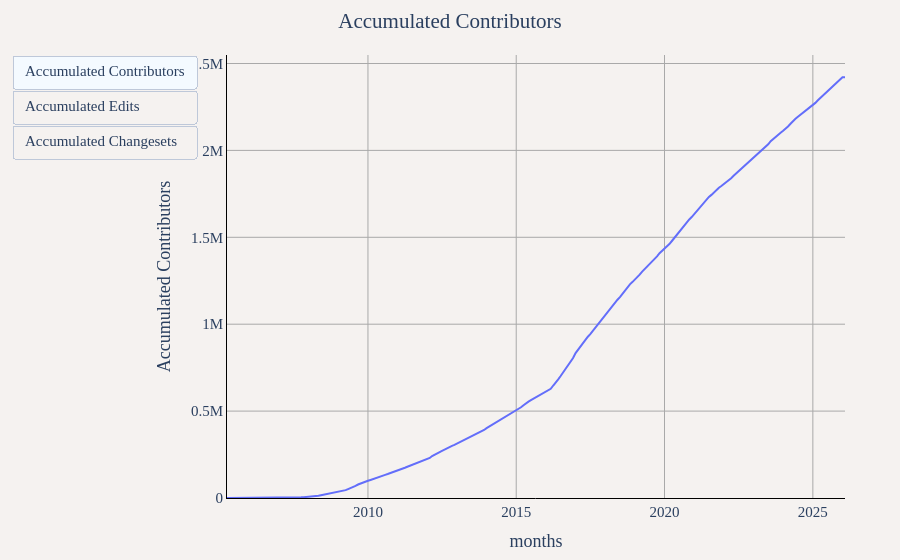

The code cell stored with this chart in its notebook:
### Markdown cell above
## Accumulated Contributors, Edits and Changesets Each Month

### Code cell
util.show_figure(
    [
        util.FigureConfig(
            title="Accumulated Contributors",
            label="Accumulated Contributors",
            x_col="months",
            y_col="Accumulated Contributors",
            query_or_df=df,
        ),
        util.FigureConfig(
            title="Accumulated Edits",
            label="Accumulated Edits",
            x_col="months",
            y_col="Accumulated Edits",
            query_or_df=df,
        ),
        util.FigureConfig(
            title="Accumulated Changesets",
            label="Accumulated Changesets",
            x_col="months",
            y_col="Accumulated Changesets",
            query_or_df=df,
        ),
    ]
)

### Figure 1 — Plotly figure (JSON) as saved in the notebook; plotly's stock layout.template omitted (floating-point values rounded to 4 significant figures; data arrays with more than 128 entries replaced by an {"elided": "..."} marker saying what was removed)
{"data": [{"hovertemplate": "Accumulated Contributors<br>%{x}<br>%{y:,} Accumulated Contributors<extra></extra>", "name": "Accumulated Contributors", "type": "scatter", "visible": true, "x": {"elided": "251 str values"}, "y": {"elided": "251 float values"}}, {"hovertemplate": "Accumulated Contributors<br>%{x}<br>%{y:,} Accumulated Edits<extra></extra>", "name": "Accumulated Contributors", "type": "scatter", "visible": false, "x": {"elided": "251 str values"}, "y": {"elided": "251 float values"}}, {"hovertemplate": "Accumulated Contributors<br>%{x}<br>%{y:,} Accumulated Changesets<extra></extra>", "name": "Accumulated Contributors", "type": "scatter", "visible": false, "x": {"elided": "251 str values"}, "y": {"elided": "251 float values"}}], "layout": {"barmode": "stack", "font": {"family": "Times", "size": 15}, "margin": {"b": 55, "l": 55, "r": 55, "t": 55}, "paper_bgcolor": "#f5f2f0", "plot_bgcolor": "#f5f2f0", "title": {"text": "Accumulated Contributors", "x": 0.5}, "updatemenus": [{"buttons": [{"args": [{"visible": [true, false, false]}, {"title.text": "Accumulated Contributors", "xaxis.title.text": "months", "yaxis.title.text": "Accumulated Contributors"}], "label": "Accumulated Contributors", "method": "update"}, {"args": [{"visible": [false, true, false]}, {"title.text": "Accumulated Edits", "xaxis.title.text": "months", "yaxis.title.text": "Accumulated Edits"}], "label": "Accumulated Edits", "method": "update"}, {"args": [{"visible": [false, false, true]}, {"title.text": "Accumulated Changesets", "xaxis.title.text": "months", "yaxis.title.text": "Accumulated Changesets"}], "label": "Accumulated Changesets", "method": "update"}], "type": "buttons"}], "xaxis": {"gridcolor": "darkgray", "linecolor": "black", "showgrid": true, "tickcolor": "black", "title": {"text": "months"}, "zerolinecolor": "darkgray"}, "yaxis": {"gridcolor": "darkgray", "linecolor": "black", "rangemode": "tozero", "showgrid": true, "tickcolor": "black", "title": {"text": "Accumulated Contributors"}, "zerolinecolor": "darkgray"}}}
